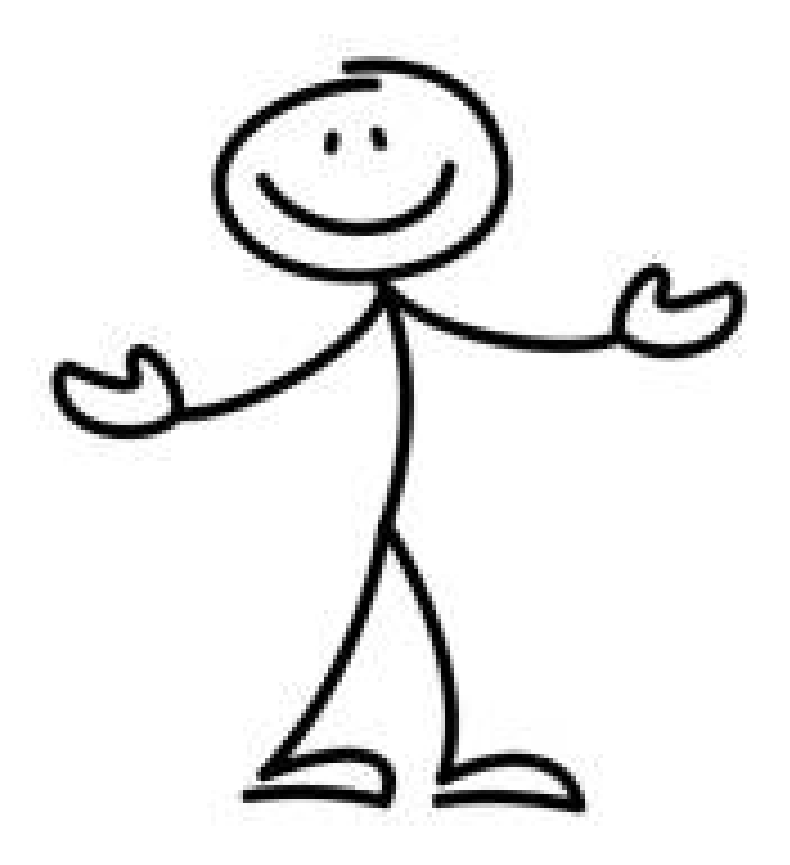
#> input picture images/man.png, 790 x 865 px
$ python lines_detect.py
#> lines starting #> are read from the running program, lines starting #| are printed output that depends on the picture; after the words box and inside, x2 and y2 are one past the last pixel; in counts of white or black regions, pixels touching at a corner belong together
# [27 lines of commented-out code are left out]


import cv2
import numpy as np

# Загрузка изображения и преобразование в оттенки серого
image = cv2.imread('images/man.png')
#> image is the input picture: shape (865, 790, 3); min 0, max 255, mean 235.7
gray = cv2.cvtColor(image, cv2.COLOR_BGR2GRAY)

# Применение детектора границ Кэнни
edges = cv2.Canny(gray, 50, 150, apertureSize=3)
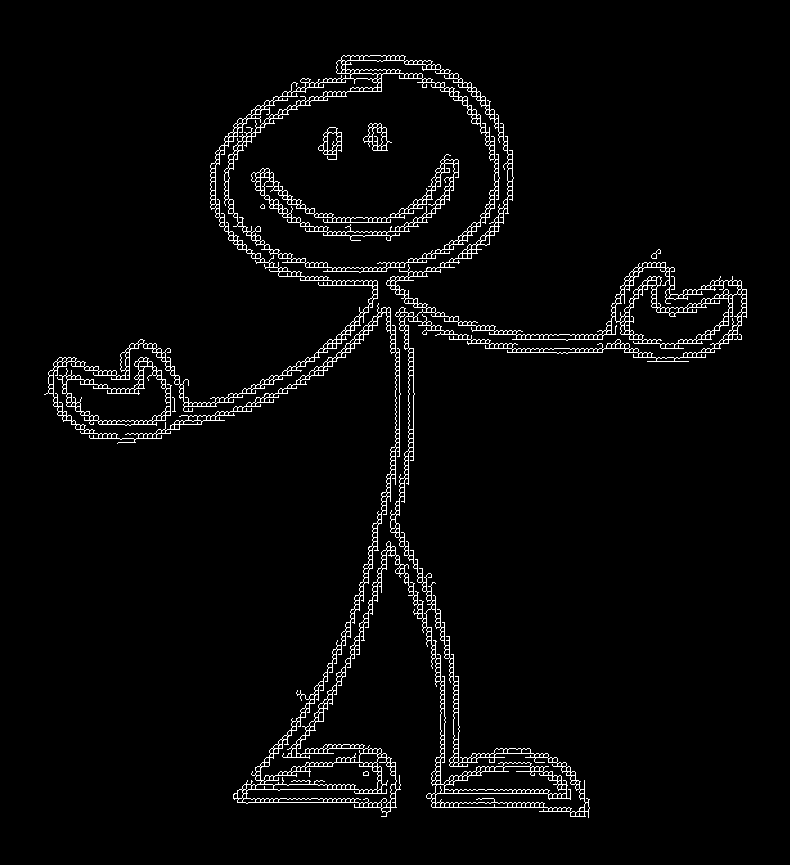
#> edges: shape (865, 790); 3.2% white in thin lines or dots, all inside (x1, y1, x2, y2) = (44, 55, 747, 818)

# Преобразование Хафа для обнаружения линий
lines = cv2.HoughLinesP(edges, 1, np.pi/180, threshold=100, minLineLength=50, maxLineGap=10)
#> lines = 61 rows, first 6: [399, 456, 399, 349], [408, 484, 408, 259], [239, 789, 400, 789], [395, 484, 395, 314], [444, 762, 444, 676], [512, 339, 602, 339]

# Фильтрация дубликатов
unique_lines = []
if lines is not None:
    i = 0
    for line in lines:
        x1, y1, x2, y2 = line[0]
        # Рассчитываем параметры линии: угол и длину
        angle = np.arctan2(y2 - y1, x2 - x1) * 180.0 / np.pi
        length = np.sqrt((x2 - x1) ** 2 + (y2 - y1) ** 2)
        # Проверяем, есть ли уже такая линия в списке уникальных линий
        is_unique = True
        for unique_line in unique_lines:
            distance = np.linalg.norm(np.array([x1, y1]) - np.array([unique_line[1][0], unique_line[1][1]]))
            # Проверяем, являются ли линии параллельными
            if np.abs(angle - unique_line[0]) < 10 and distance < 10:
                is_unique = False
                break
        if is_unique:
            unique_lines.append((angle, (x1, y1), (x2, y2)))
            print(f'line {i}: ({x1}, {y1}), ({x2}, {y2})')
            i += 1
            cv2.line(image, (x1, y1), (x2, y2), (0, 255, 0), 2)
#> this loop made 61 passes
#> (x1, y1, x2, y2, angle, length) on passes 1 to 12: (399, 456, 399, 349, -90, 107), (408, 484, 408, 259, -90, 225), (239, 789, 400, 789, 0, 161), (395, 484, 395, 314, -90, 170), (444, 762, 444, 676, -90, 86), (512, 339, 602, 339, 0, 90), (432, 802, 542, 802, 0, 110), (440, 807, 440, 655, -90, 152), (390, 555, 390, 449, -90, 106), (599, 343, 728, 343, 0, 129), (489, 334, 641, 334, 0, 152), (377, 807, 377, 749, -90, 58)
#| line 0: (399, 456), (399, 349)
#| line 1: (408, 484), (408, 259)
#| line 2: (239, 789), (400, 789)
#| line 3: (395, 484), (395, 314)
#| line 4: (444, 762), (444, 676)
#| line 5: (512, 339), (602, 339)
#| line 6: (432, 802), (542, 802)
#| line 7: (440, 807), (440, 655)
#> (further printed lines are left out)
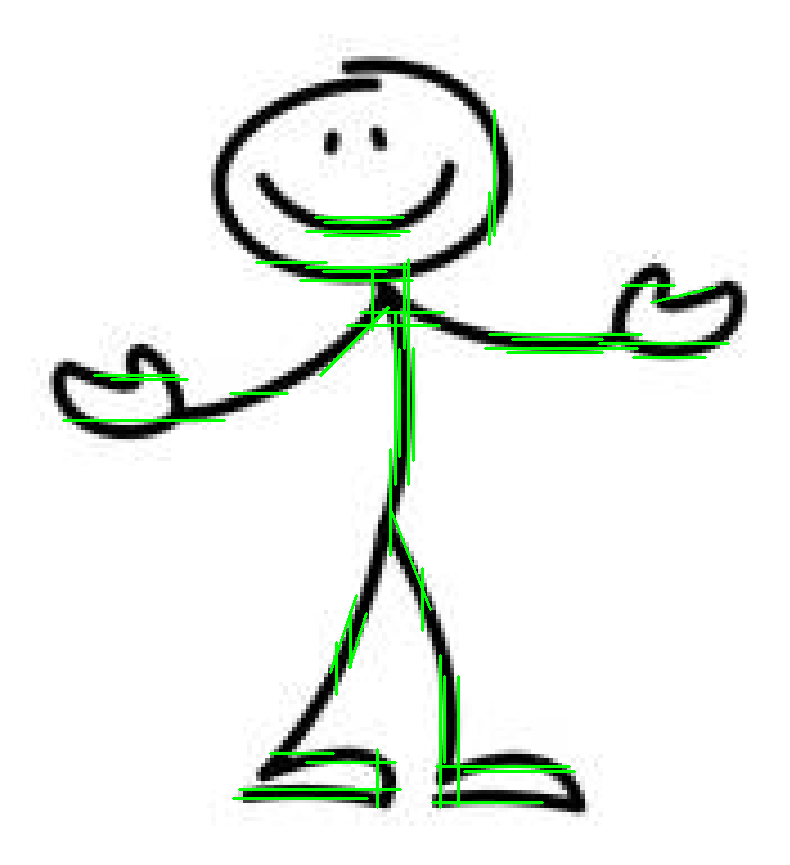
#> image: shape (865, 790, 3); 2.1% of pixels changed, all inside (x1, y1, x2, y2) = (62, 109, 730, 809)
#> after the loop, i = 49; unique_lines = 49 items

# Отображение результата
cv2.imshow('Detected Lines', image)
cv2.waitKey(0)
cv2.destroyAllWindows()

$ run again, with images/eight.jpg saved as images/man.png
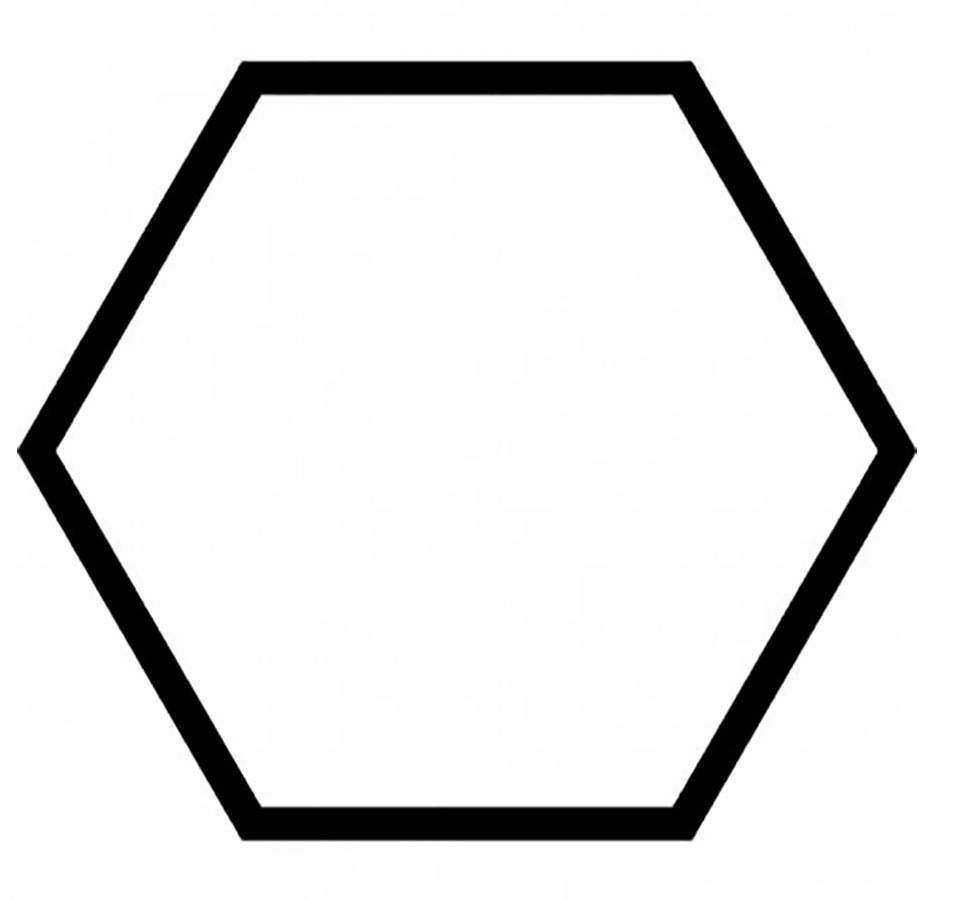
#> input picture images/eight.jpg, 974 x 900 px
#> image is the input picture: shape (900, 974, 3); min 0, max 255, mean 229.1
#> `edges = cv2.Canny(gray, 50, 150, apertureSize=3)`:
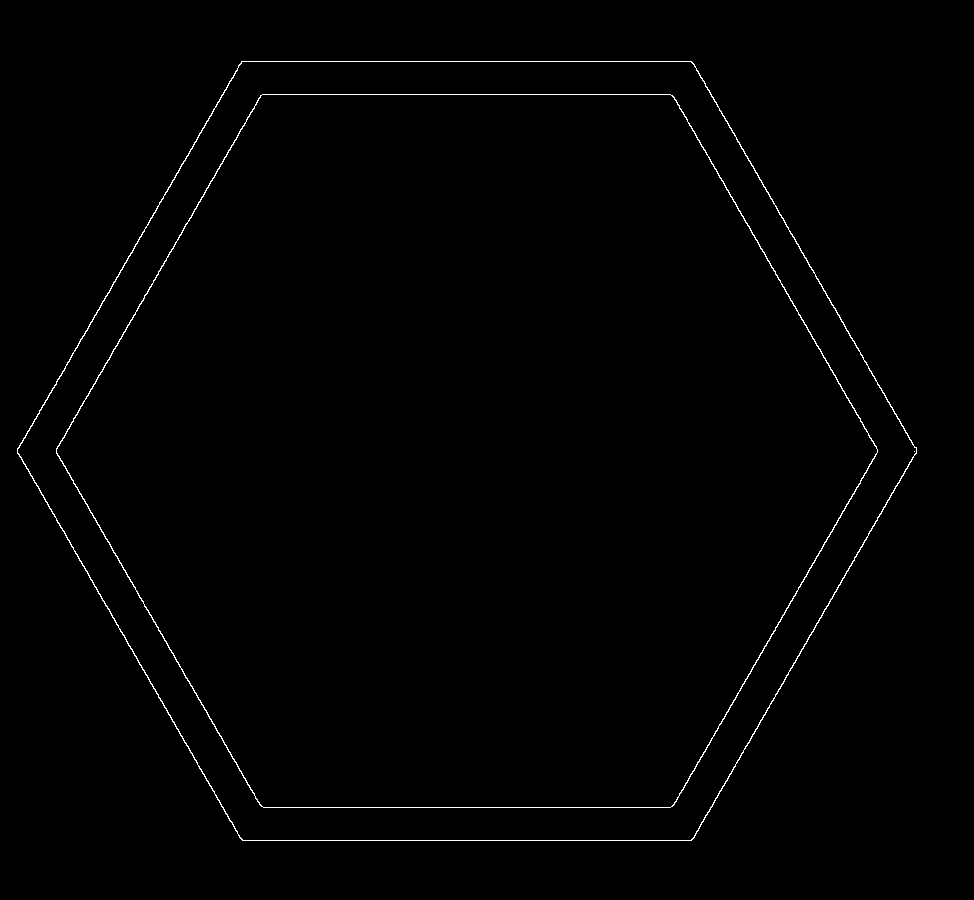
#> edges: shape (900, 974); 0.73% white in thin lines or dots, all inside (x1, y1, x2, y2) = (17, 61, 917, 841)
#> lines = 17 rows, first 6: [691, 840, 916, 450], [241, 61, 691, 61], [263, 807, 670, 807], [242, 840, 690, 840], [262, 94, 670, 94], [17, 452, 240, 838]
#> the loop `for line in lines:` made 17 passes
#> (x1, y1, x2, y2, angle, length) on passes 1 to 8: (691, 840, 916, 450, -60.02, 450.2), (241, 61, 691, 61, 0, 450), (263, 807, 670, 807, 0, 407), (242, 840, 690, 840, 0, 448), (262, 94, 670, 94, 0, 408), (17, 452, 240, 838, 59.98, 445.8), (56, 450, 261, 95, -60, 409.9), (672, 95, 877, 450, 60, 409.9)
#> (printed output is left out)
#> after the loop `for line in lines:`:
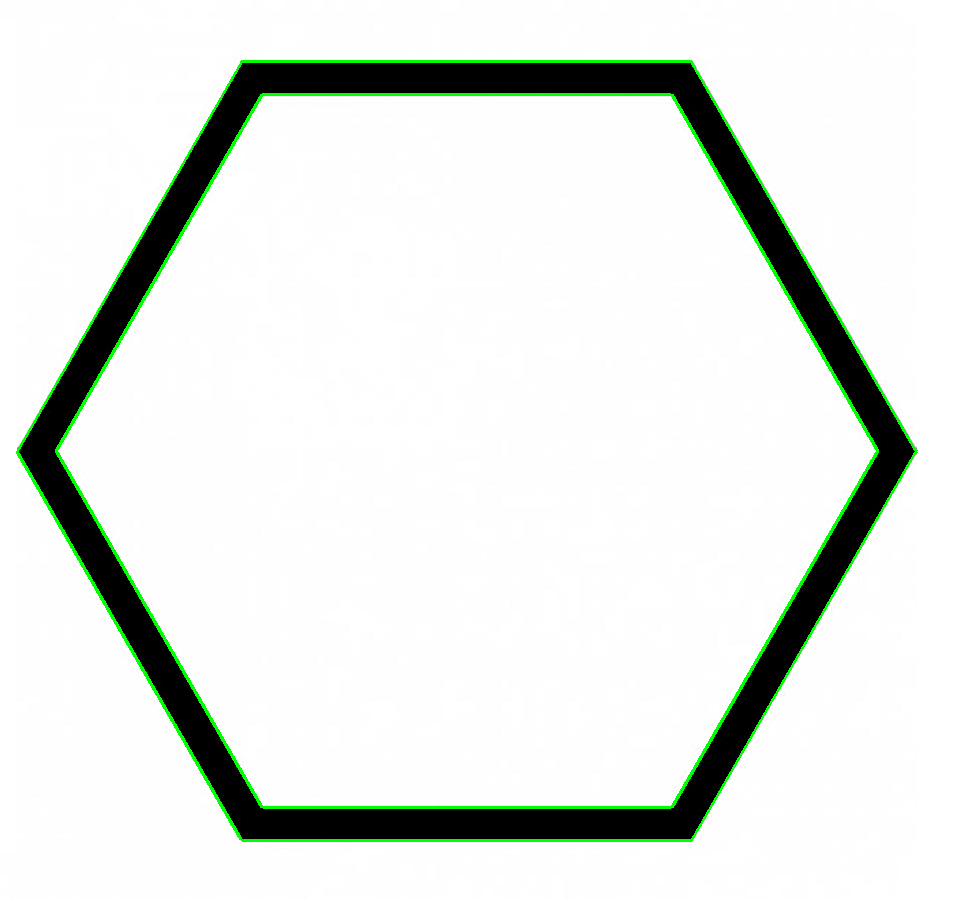
#> image: shape (900, 974, 3); 1.76% of pixels changed, all inside (x1, y1, x2, y2) = (16, 60, 918, 842)
#> after the loop `for line in lines:`: i = 12; unique_lines = 12 items

$ run again, with images/comparison.png copied over images/man.png
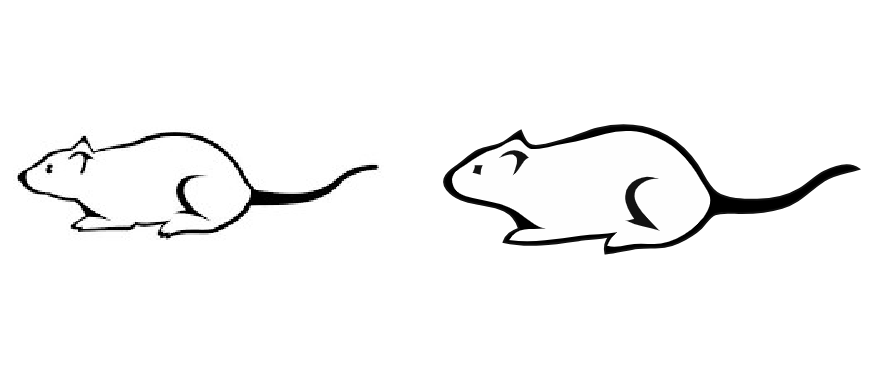
#> input picture images/comparison.png, 894 x 374 px
#> image is the input picture: shape (374, 894, 3); min 0, max 255, mean 246.9
#> `edges = cv2.Canny(gray, 50, 150, apertureSize=3)`:
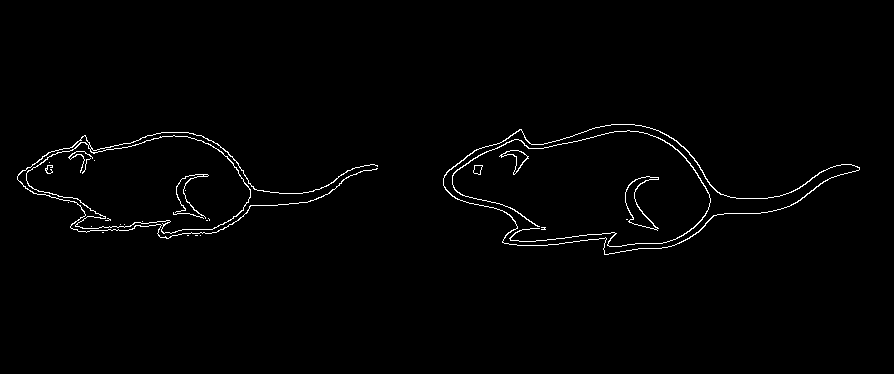
#> edges: shape (374, 894); 1.3% white in thin lines or dots, all inside (x1, y1, x2, y2) = (17, 124, 860, 255)
#> lines = None

$ run again, with images/face.png copied over images/man.png
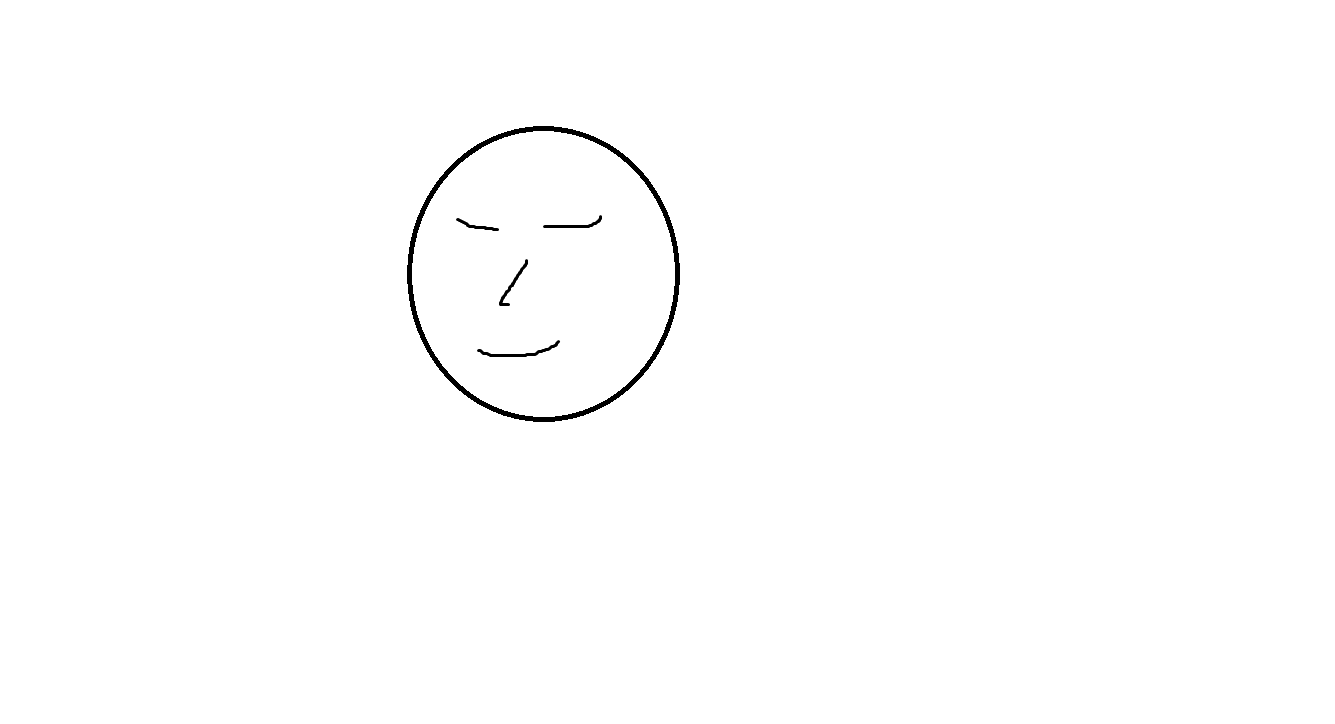
#> input picture images/face.png, 1335 x 724 px
#> image is the input picture: shape (724, 1335, 3); min 0, max 255, mean 253.6
#> `edges = cv2.Canny(gray, 50, 150, apertureSize=3)`:
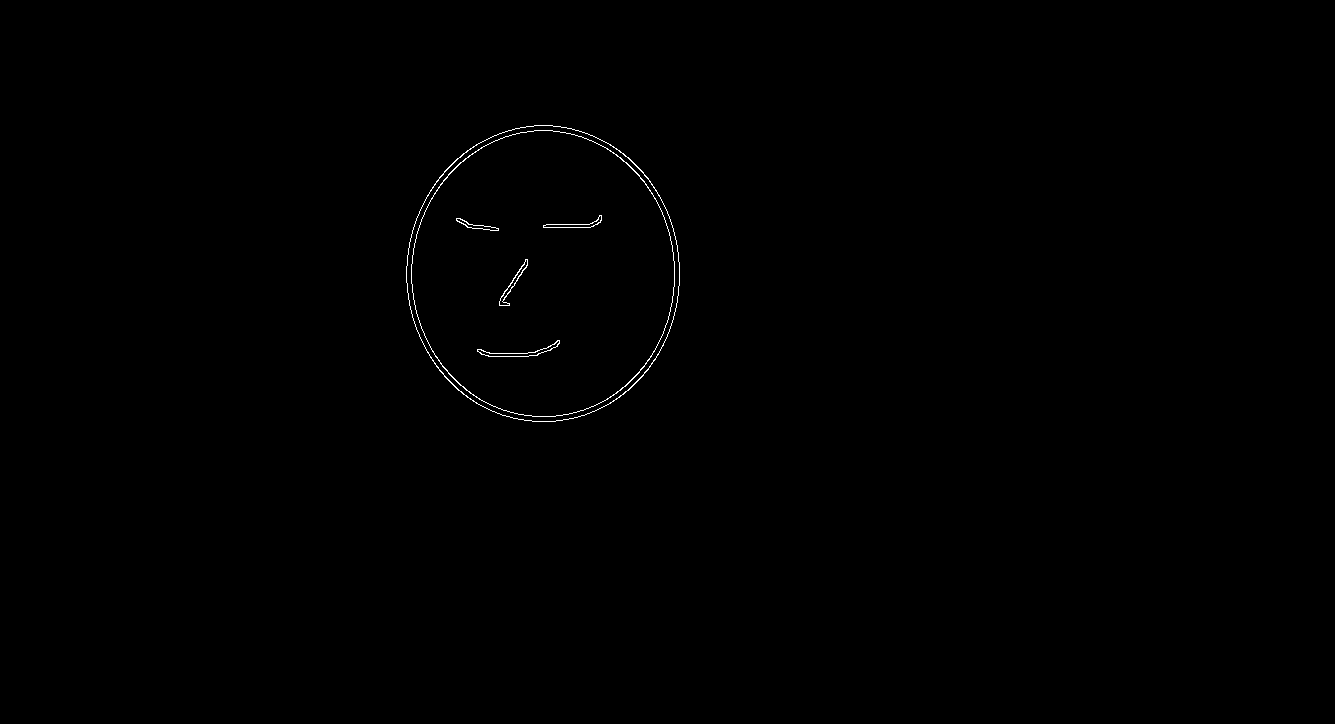
#> edges: shape (724, 1335); 0.25% white in thin lines or dots, all inside (x1, y1, x2, y2) = (406, 125, 680, 422)
#> lines = None
